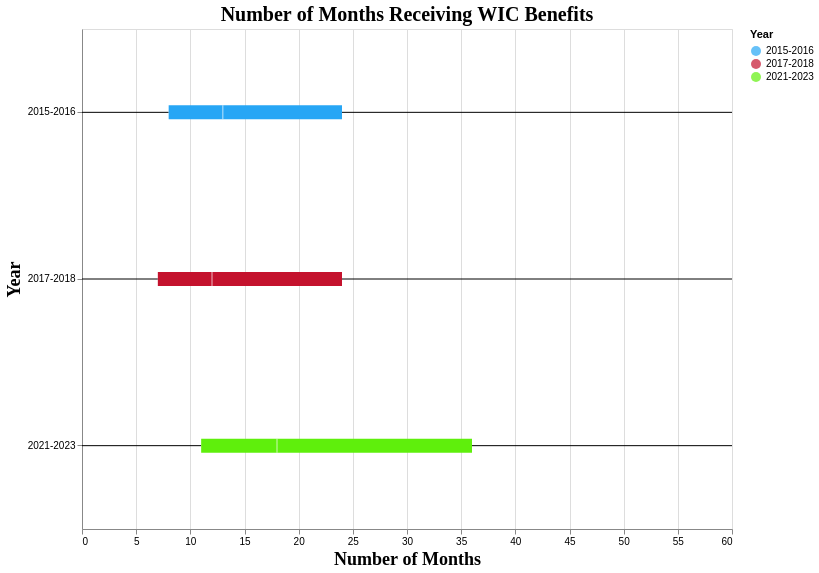

Notebook source saved alongside this figure:
### Code cell
def filter_df_boxplot(df, year_label):
    df = df.copy()
    df = df[~df['FSD670ZC'].isin([777, 999])]
    df = df.dropna(subset=['FSD670ZC'])
    df['Year'] = year_label
    df = df.replace(5.397605346934028e-79, 0)
    return df

df_2015_boxplot = filter_df_boxplot(df_2015, '2015-2016')
df_2017_boxplot = filter_df_boxplot(df_2017, '2017-2018')
df_2021_boxplot = filter_df_boxplot(df_2021, '2021-2023')

df_combined_boxplot = pd.concat([df_2015_boxplot, df_2017_boxplot, df_2021_boxplot], ignore_index=True)

boxplot = alt.Chart(df_combined_boxplot).mark_boxplot(extent='min-max').encode(
    x=alt.X('FSD670ZC:Q', title='Number of Months'),
    y=alt.Y('Year:N', title='Year'),
    color=alt.Color('Year:N', scale=alt.Scale(
        domain=['2015-2016', '2017-2018', '2021-2023'],
        range=['#27A6F5', '#C4122D', '#5FEF0C']
    ))
).properties(
    title='Number of Months Receiving WIC Benefits',
    width=650,
    height=500
).configure_title(
    fontSize=20,
    font='Times New Roman',
    anchor='middle',
    color='black'
).configure_axis(
    titleFontSize=18,
    titleFont='Times New Roman'
)

boxplot.save('Aadi-boxplot.html')
boxplot

### Figure 1 — Vega-Lite specification as saved in the notebook (floating-point values rounded to 4 significant figures; data arrays with more than 128 entries replaced by an {"elided": "..."} marker saying what was removed)
{"config": {"view": {"continuousWidth": 300, "continuousHeight": 300}, "axis": {"titleFont": "Times New Roman", "titleFontSize": 18}, "title": {"anchor": "middle", "color": "black", "font": "Times New Roman", "fontSize": 20}}, "data": {"name": "data-2d3beb017c22bc1bb8534edaa889f391"}, "mark": {"type": "boxplot", "extent": "min-max"}, "encoding": {"color": {"field": "Year", "scale": {"domain": ["2015-2016", "2017-2018", "2021-2023"], "range": ["#27A6F5", "#C4122D", "#5FEF0C"]}, "type": "nominal"}, "x": {"field": "FSD670ZC", "title": "Number of Months", "type": "quantitative"}, "y": {"field": "Year", "title": "Year", "type": "nominal"}}, "height": 500, "title": "Number of Months Receiving WIC Benefits", "width": 650, "$schema": "https://vega.github.io/schema/vega-lite/v6.1.0.json", "datasets": {"data-2d3beb017c22bc1bb8534edaa889f391": {"elided": "2482 records"}}}
